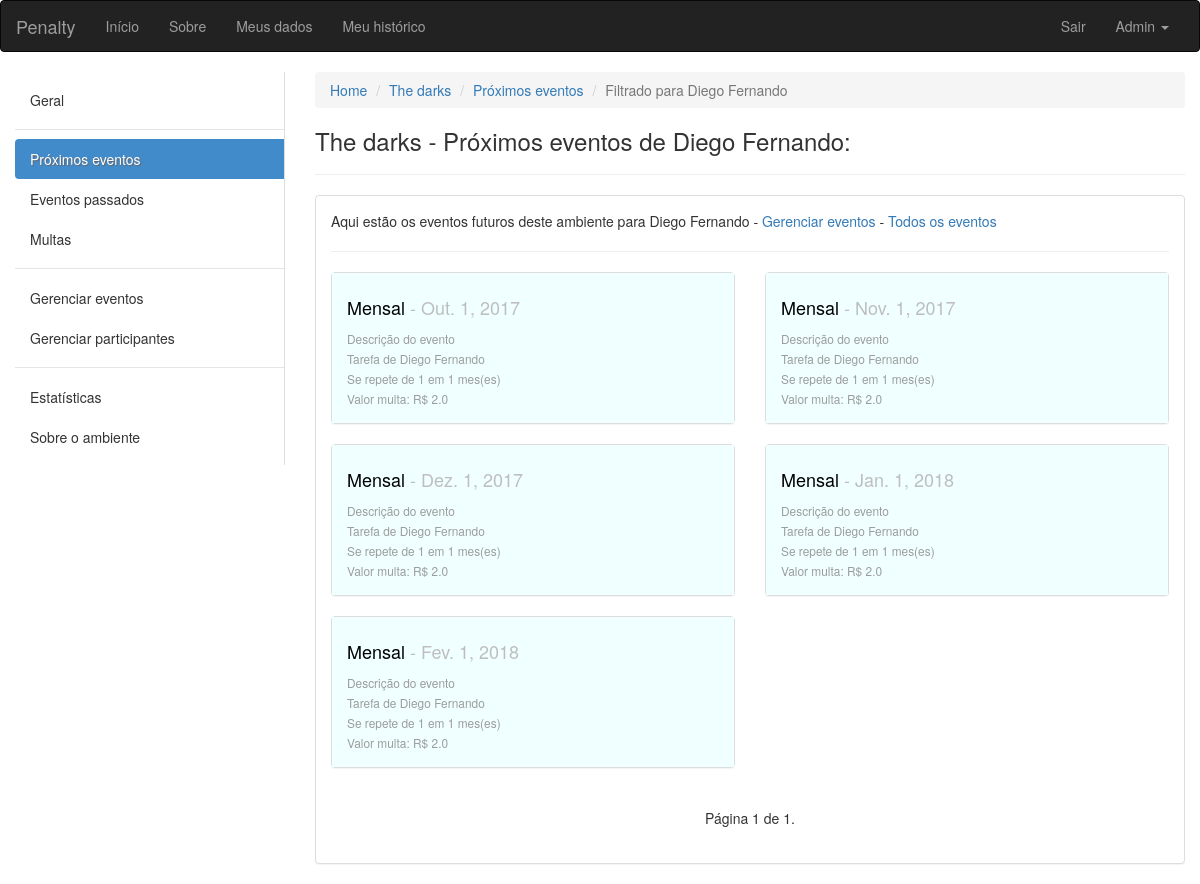
Screenshot of /ambiente/2/proximos/diego/ (signed in) with the database file from the repository.
### ambiente/models.py (models this page shows, shortened)
class Ambiente(models.Model):
	nome = models.CharField(max_length=100, verbose_name='Nome', null=False, blank=False)
	descricao = models.CharField(max_length=100, verbose_name='Descrição', null=True, blank=False)
	endereco = models.CharField(max_length=150, verbose_name='Endereço', null=True, blank=False)
	criador = models.ForeignKey(User, verbose_name='Criador', null=False, blank=False, related_name='+')
	data_criacao = models.DateTimeField(default=timezone.now)
	participantes = models.ManyToManyField(User, verbose_name='Participantes', blank=True, related_name='+')

class Evento(models.Model):
	INTERVALOS = (
        ('D', 'Dias'),
        ('S', 'Semanas'),
        ('M', 'Meses'),
    )
	nome = models.CharField(max_length=100, verbose_name='Nome', null=False, blank=False)
	descricao = models.CharField(max_length=100, verbose_name='Descrição', null=True, blank=False)
	criador = models.ForeignKey(User, verbose_name='Criador', null=False, blank=False, related_name='+', default=1)
	responsavel = models.ForeignKey(User, verbose_name='Responsavel pela tarefa', null=False, blank=False, related_name='+', default=1)
	ambiente = models.ForeignKey(Ambiente, verbose_name='Ambiente', null=False, blank=False, related_name='+')
	data_inicio = models.DateField(default=date.today)
	data_fim = models.DateField(verbose_name='Data de término')
	dia_evento = models.DateField()
	id_agrupador = models.IntegerField()
	valor_multa = models.FloatField(verbose_name='Valor da multa', blank=False, default=2.0)
	quantidade_intervalos_repeticao = models.IntegerField(verbose_name='Se repete em')
	intervalo = models.CharField(max_length=40, choices=INTERVALOS, null=False, blank=False)
	solicitacao_de_validacao = models.BooleanField(default=False)
	momento_da_solicitacao = models.DateTimeField(blank=True, null=True)

### ambiente/views.py (the view)
# urls.py: url(r'^(?P<pkambiente>[0-9]+)/proximos/(?P<username>[\w.@+-]+)/$', views.proximos_eventos_por_participante, name='proximos_eventos_por_participante'),
def proximos_eventos_por_participante(request, pkambiente, username):
	ambiente = get_object_or_404(Ambiente, pk=pkambiente)
	get_object_or_404(ambiente.participantes, pk=request.user.pk)
	tarefas = Evento.objects.filter(ambiente=ambiente).filter(dia_evento__gt=date.today()).filter(responsavel=get_object_or_404(User, username=username)).order_by('dia_evento')
	paginator = Paginator(tarefas, 14) # Mostra 15 contatos por página
	try:
		page = int(request.GET.get('page', '1'))
	except ValueError:
		page = 1
	try:
		lista = paginator.page(page)
	except (EmptyPage, InvalidPage):
		lista = paginator.page(paginator.num_pages)
	return render(request, 'proximos_eventos_por_participante.html', {'ambiente':ambiente, 'eventos':lista, 'participante':get_object_or_404(User, username=username)})

### ambiente/templatetags/aux_tags.py (called while the page is built)
@register.filter(name='typedata')
def typedata(value):
	if value == "D":
		return "dia(s)"
	elif value == "S":
		return "semana(s)"
	return "mes(es)"

### ambiente/templates/proximos_eventos_por_participante.html (shortened to what this page needs)
{% extends "base.html" %}
{% load aux_tags %}
{% block conteudo %}
<div class="container-fluid">
	<div class="row">
		<div class="col-sm-3">
		    <nav class="nav-sidebar">
		        <ul class="nav">
		            <li><a href="{% url 'ambiente:ambiente' ambiente.pk %}">Geral</a></li>
		            <li class="nav-divider"></li>
		            <li class="active"><a href="{% url 'ambiente:proximos_eventos' ambiente.pk %}">Próximos eventos</a></li>
		            <li><a href="javascript:;">Eventos passados</a></li>
		            <li><a href="javascript:;">Multas</a></li>
		            <li class="nav-divider"></li>
		            <li><a href="{% url 'ambiente:eventos' ambiente.pk %}">Gerenciar eventos</a></li>
		            <li><a href="{% url 'ambiente:participantes' ambiente.pk %}">Gerenciar participantes</a></li>
		            <li class="nav-divider"></li>
		            <li><a href="javascript:;">Estatísticas</a></li>
		            <li><a href="javascript:;">Sobre o ambiente</a></li>
		        </ul>
		    </nav>
		</div>
	<div class="col-sm-9">
		<ol class="breadcrumb">
		  <li><a href="#">Home</a></li>
		  <li><a href="{% url 'ambiente:ambiente' ambiente.pk %}">{{ ambiente.nome }}</a></li>
		  <li><a href="{% url 'ambiente:proximos_eventos' ambiente.pk %}">Próximos eventos</a></li>
		  <li class="active">Filtrado para {{ participante.first_name }}</li>
		</ol>
		<h3>{{ ambiente.nome }} - Próximos eventos de {{ participante.first_name }}:</h3>
		<hr>
		<div class="panel panel-default">
		  <div class="panel-body">
		  <p>Aqui estão os eventos futuros deste ambiente para {{ participante.first_name }} - <a href="{% url 'ambiente:eventos' ambiente.pk %}">Gerenciar eventos</a> - <a href="{% url 'ambiente:proximos_eventos' ambiente.pk %}">Todos os eventos</a></p>
		  <hr>
		  <div class="row">
		  {% for evento in eventos %}
		  <div class="col-sm-6">
		  	<div class="panel panel-default">
		  	  {% if evento.intervalo == "D" %}
		  	  	<div class="panel-body dias">
		  	  {% elif evento.intervalo == "S" %}
		  	  	<div class="panel-body semanas">
		  	  {% else %}
		  	    <div class="panel-body meses">
		  	  {% endif %}
			    <h4><a href="{% url 'ambiente:tarefa' ambiente.pk evento.pk %}" class="titulopindex">{{ evento.nome }}</a><span class="pCinza"> - {{ evento.dia_evento }}</span></h4>
			    <small class="pCinzaUser">
			    	{{ evento.descricao }}<br>
			    	Tarefa de {{ evento.responsavel.first_name }}<br>
			    	Se repete de {{ evento.quantidade_intervalos_repeticao }} em {{ evento.quantidade_intervalos_repeticao }} {{ evento.intervalo|typedata }}<br>
			    	Valor multa: R$ {{ evento.valor_multa }}<br>
			    </small>
			  </div>
			</div>
		  </div>
		  {% empty %}
		  	<div class="container">
		  		<p>Não há nenhuma tarefa futura neste ambiente.</p>
		  	</div>
		  {% endfor %}
		  </div>
		  <div class="col-sm-6 col-sm-offset-3">
		  <nav aria-label="Page navigation">
			  <ul class="pager">
			    Página {{ eventos.number }} de {{ eventos.paginator.num_pages }}.
			  </ul>
			</nav>
			</div>
		  </div>
		</div>
	</div>
</div>
{% endblock conteudo %}

### core/templates/base.html (shortened to what this page needs)
{% load staticfiles %}
<!DOCTYPE html>
<html lang="pt-br">
  <head>
    <link rel="stylesheet" href="{% static 'css/bootstrap.min.css' %}">
    <link rel="stylesheet" href="{% static 'css/custom.css' %}">
  </head>
  <body>
    <nav class="navbar navbar-inverse">
      <div class="container-fluid">
      <div class="navbar-header">
        <a class="navbar-brand" href="/">Penalty</a>
      </div>
      <div class="collapse navbar-collapse" id="bs-example-navbar-collapse-1">
        <ul class="nav navbar-nav">
          <li><a href="/">Início</a></li>
          <li><a href="#">Sobre</a></li>
          <li><a href="#">Meus dados</a></li>
          <li><a href="#">Meu histórico</a></li>
        </ul>
        {% if request.user.is_authenticated %}
        <ul class="nav navbar-nav navbar-right">
          <li><a href="/logout/">Sair</a></li>
          <li class="dropdown">
            <a href="#" class="dropdown-toggle" data-toggle="dropdown" role="button" aria-haspopup="true" aria-expanded="false">{{ request.user.first_name }} <span class="caret"></span></a>
          </li>
        </ul>
        {% endif %}
      </div>
    </div>
    </nav>
    {% block conteudo %}
    {% endblock conteudo %}
  </body>
</html>

### core/static/css/custom.css (style rules this page uses)
.nav-sidebar { width: 100%; padding: 8px 0; border-right: 1px solid #ddd; }
.nav-sidebar a { color: #333; -webkit-transition: all 0.08s linear; -moz-transition: all 0.08s linear; -o-transition: all 0.08s linear; transition: all 0.08s linear; -webkit-border-radius: 4px 0 0 4px; -moz-border-radius: 4px 0 0 4px; border-radius: 4px 0 0 4px; }
.nav-sidebar .active a { cursor: default; background-color: #428bca; color: #fff; text-shadow: 1px 1px 1px #666; }
.meses { background-color: #F0FFFF; }
.pCinza { color: #BEBEBE; }
.pCinzaUser { color: #9C9C9C; }
.titulopindex { color: #000000; }

### rows the page displays
Ambiente: nome "The darks"
Evento: nome "Mensal", dia_evento "Out. 1, 2017", descricao "Descrição do evento", responsavel.first_name "Diego Fernando", quantidade_intervalos_repeticao "1", intervalo|typedata "mes(es)", valor_multa "2.0"
Evento: nome "Mensal", dia_evento "Nov. 1, 2017", descricao "Descrição do evento", responsavel.first_name "Diego Fernando", quantidade_intervalos_repeticao "1", intervalo|typedata "mes(es)", valor_multa "2.0"
Evento: nome "Mensal", dia_evento "Dez. 1, 2017", descricao "Descrição do evento", responsavel.first_name "Diego Fernando", quantidade_intervalos_repeticao "1", intervalo|typedata "mes(es)", valor_multa "2.0"
Evento: nome "Mensal", dia_evento "Jan. 1, 2018", descricao "Descrição do evento", responsavel.first_name "Diego Fernando", quantidade_intervalos_repeticao "1", intervalo|typedata "mes(es)", valor_multa "2.0"
Evento: nome "Mensal", dia_evento "Fev. 1, 2018", descricao "Descrição do evento", responsavel.first_name "Diego Fernando", quantidade_intervalos_repeticao "1", intervalo|typedata "mes(es)", valor_multa "2.0"

### other values shown
{{ request.user.first_name }} "Admin"
{{ participante.first_name }} "Diego Fernando"
{{ eventos.number }} "1"
{{ eventos.paginator.num_pages }} "1"
